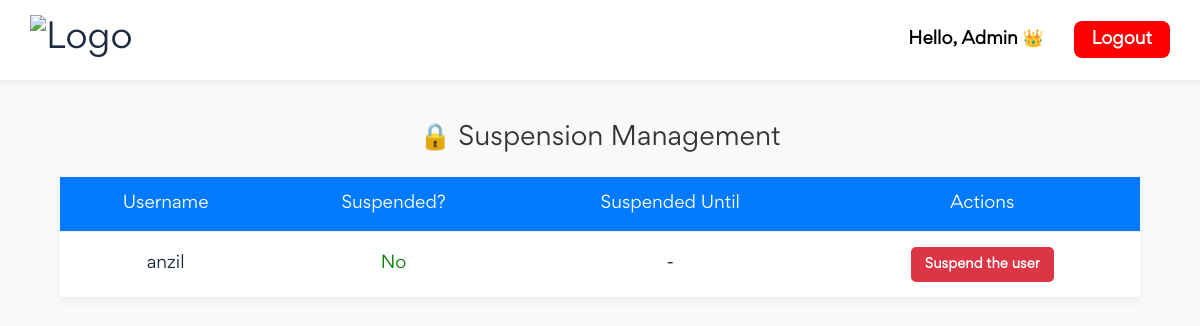
/posts/manage-suspensions/ (signed in), run on the app's committed database.
### posts/models.py (models this page shows, shortened)
class Profile(models.Model):
    user = models.OneToOneField(User, on_delete=models.CASCADE)
    profile_pic = models.ImageField(upload_to='profile_pics/', blank=True, null=True)
    bio = models.TextField(blank=True)
    location = models.CharField(max_length=100, blank=True)
    website = models.URLField(blank=True)
    twitter = models.CharField(max_length=100, blank=True)
    linkedin = models.URLField(blank=True)
    suspended_until = models.DateTimeField(blank=True, null=True)
    def is_suspended(self):
        return self.suspended_until is not None and now() < self.suspended_until

### posts/views.py (the view)
# urls.py: path('manage-suspensions/', views.manage_suspensions, name='manage_suspensions'),
@staff_member_required
def manage_suspensions(request):
    profiles = Profile.objects.filter(user__is_staff=False)  # exclude admin/staff
    return render(request, 'users/manage_suspensions.html', {'profiles': profiles})

### posts/context_processors.py (called while the page is built)
def bell_alert(request):
    if request.user.is_authenticated:
        has_unseen = MessageNotification.objects.filter(post_owner=request.user, seen=False).exists()
        return {'bell_alert': has_unseen}
    return {'bell_alert': False}

### web/context_processors.py (called while the page is built)
def report_bell_alert(request):
    if request.user.is_authenticated and request.user.is_superuser:
        return {
            'report_bell_alert': ReportMessage.objects.filter(
                is_admin_replied=False
            ).exists()
        }
    return {'report_bell_alert': False}

### templates/users/manage_suspensions.html (shortened to what this page needs)
{% load static %}
<!DOCTYPE html>
<html lang="en">
<head>
    <link rel="stylesheet" href="{% static 'css/style.css' %}">
</head>
<body>
<header>
    <h1>
        <a href="{% url 'web:index' %}">
            <img src="{% static 'images/icons/blog-logo.svg' %}" alt="Logo">
        </a>
    </h1>
    <div class="admin-buttons">
        <span style="color: black; font-weight: bold; margin-right: 10px;">
            Hello, {{ request.user.username }} 👑
        </span>
        <a href="{% url 'users:logout' %}" class="logout">Logout</a>
    </div>
</header>
<h2>🔒 Suspension Management</h2>
<table>
    <tr>
        <th>Username</th>
        <th>Suspended?</th>
        <th>Suspended Until</th>
        <th>Actions</th>
    </tr>
    {% for profile in profiles %}
    <tr>
        <td>{{ profile.user.username }}</td>
        <td>
            {% if profile.is_suspended %}
                <span style="color: red;">Yes</span>
            {% else %}
                <span style="color: green;">No</span>
            {% endif %}
        </td>
        <td>
            {% if profile.suspended_until %}
                {{ profile.suspended_until|date:"Y-m-d H:i" }}
            {% else %}
                -
            {% endif %}
        </td>
        <td>
            {% if profile.is_suspended %}
                <form method="POST" action="{% url 'posts:unsuspend_user' profile.id %}">
                    {% csrf_token %}
                    <button type="submit" class="unsuspend">Unsuspend the user</button>
                </form>
            {% else %}
                <form method="POST" action="{% url 'posts:suspend_user' profile.id %}">
                    <button type="submit">Suspend the user</button>
                </form>
            {% endif %}
        </td>
    </tr>
    {% endfor %}
</table>
</body>
</html>

### static/css/style.css (style rules this page uses)
* { margin: 0; padding: 0; border: 0; vertical-align: baseline; background: transparent; font-weight: normal; text-decoration: none; outline: none; -webkit-box-sizing: border-box; -moz-box-sizing: border-box; box-sizing: border-box; font-family: "Gordita Regular"; }
body { font-size: 17px; color: #1c2c40; overflow-x: hidden; min-width: 320px; font-weight: 400; }
a { color: #1c2c40; }
img { display: block; width: 100%; height: 100%; }
header { display: flex; align-items: center; margin-bottom: 15px; justify-content: space-between; }
header h1 { width: 150px; }
header h1 a { display: block; }

### templates/users/manage_suspensions.html (style rules this page uses)
body { font-family: 'Inter', sans-serif; background-color: #f9f9f9; margin: 0; padding: 0; }
header { background-color: #fff; display: flex; justify-content: space-between; align-items: center; padding: 15px 30px; border-bottom: 1px solid #eee; box-shadow: 0 2px 4px rgba(0,0,0,0.05); }
header h1 a img { height: 50px; transition: transform 0.3s ease-in-out; }
.admin-buttons a { margin-left: 15px; background-color: #4CAF50; color: white; padding: 10px 18px; border-radius: 8px; font-weight: bold; text-decoration: none; }
.admin-buttons a.logout { background-color: red; }
h2 { text-align: center; margin: 40px 0 20px; color: #333; }
table { width: 90%; margin: 0 auto 60px; border-collapse: collapse; background-color: #fff; box-shadow: 0 4px 8px rgba(0,0,0,0.05); }
th, td { padding: 15px; text-align: center; border-bottom: 1px solid #eee; }
th { background-color: #007bff; color: white; }
button { padding: 8px 14px; background-color: #dc3545; color: white; border: none; border-radius: 5px; font-weight: bold; cursor: pointer; }
form { display: inline; }

### data on the page
Profile: user.username "anzil", shows "No", shows "Suspend the user"

### other printed values
{{ request.user.username }} "Admin"
